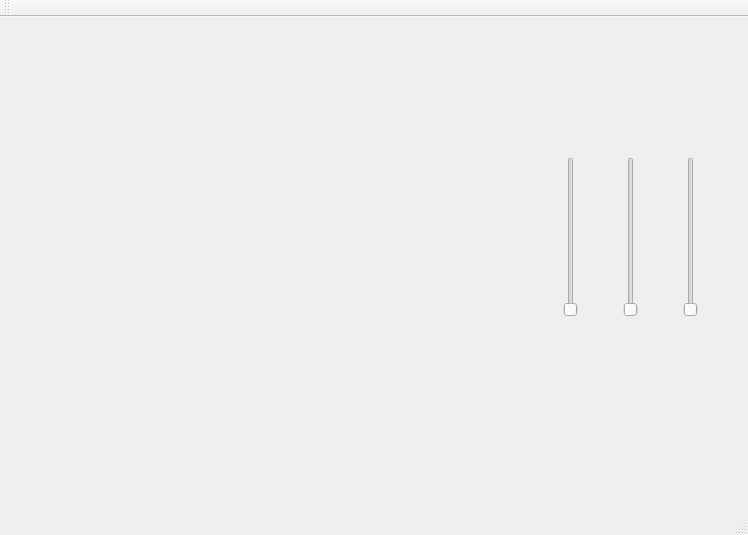
<?xml version="1.0" encoding="UTF-8"?>
<ui version="4.0">
 <class>MainWindow</class>
 <widget class="QMainWindow" name="MainWindow">
  <property name="geometry">
   <rect>
    <x>0</x>
    <y>0</y>
    <width>748</width>
    <height>535</height>
   </rect>
  </property>
  <property name="windowTitle">
   <string>MainWindow</string>
  </property>
  <widget class="QWidget" name="centralWidget">
   <widget class="myWidget" name="widget" native="true">
    <property name="geometry">
     <rect>
      <x>10</x>
      <y>10</y>
      <width>511</width>
      <height>441</height>
     </rect>
    </property>
   </widget>
   <widget class="QWidget" name="widget_2" native="true">
    <property name="geometry">
     <rect>
      <x>530</x>
      <y>10</y>
      <width>201</width>
      <height>441</height>
     </rect>
    </property>
    <widget class="QSlider" name="verticalSlider">
     <property name="geometry">
      <rect>
       <x>30</x>
       <y>130</y>
       <width>22</width>
       <height>160</height>
      </rect>
     </property>
     <property name="maximum">
      <number>360</number>
     </property>
     <property name="orientation">
      <enum>Qt::Vertical</enum>
     </property>
    </widget>
    <widget class="QSlider" name="verticalSlider_2">
     <property name="geometry">
      <rect>
       <x>90</x>
       <y>130</y>
       <width>22</width>
       <height>160</height>
      </rect>
     </property>
     <property name="maximum">
      <number>360</number>
     </property>
     <property name="orientation">
      <enum>Qt::Vertical</enum>
     </property>
    </widget>
    <widget class="QSlider" name="verticalSlider_3">
     <property name="geometry">
      <rect>
       <x>150</x>
       <y>130</y>
       <width>22</width>
       <height>160</height>
      </rect>
     </property>
     <property name="maximum">
      <number>360</number>
     </property>
     <property name="orientation">
      <enum>Qt::Vertical</enum>
     </property>
    </widget>
   </widget>
  </widget>
  <widget class="QMenuBar" name="menuBar">
   <property name="geometry">
    <rect>
     <x>0</x>
     <y>0</y>
     <width>748</width>
     <height>23</height>
    </rect>
   </property>
  </widget>
  <widget class="QToolBar" name="mainToolBar">
   <attribute name="toolBarArea">
    <enum>TopToolBarArea</enum>
   </attribute>
   <attribute name="toolBarBreak">
    <bool>false</bool>
   </attribute>
  </widget>
  <widget class="QStatusBar" name="statusBar"/>
 </widget>
 <layoutdefault spacing="6" margin="11"/>
 <customwidgets>
  <customwidget>
   <class>myWidget</class>
   <extends>QWidget</extends>
   <header location="global">mywidget.h</header>
   <container>1</container>
  </customwidget>
 </customwidgets>
 <resources/>
 <connections/>
</ui>
